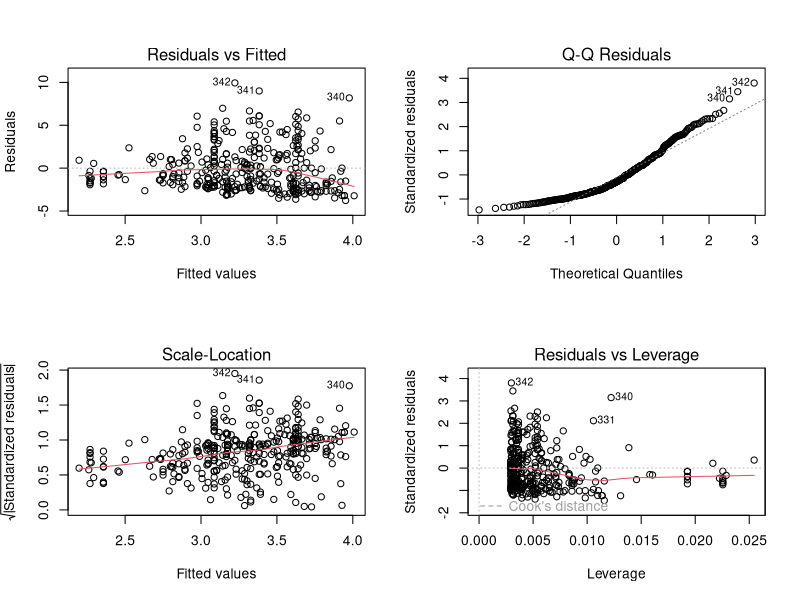
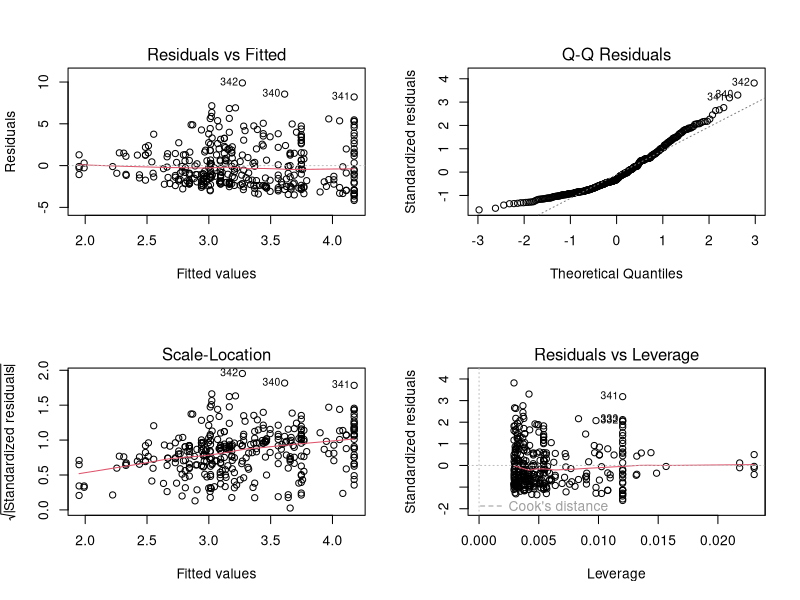
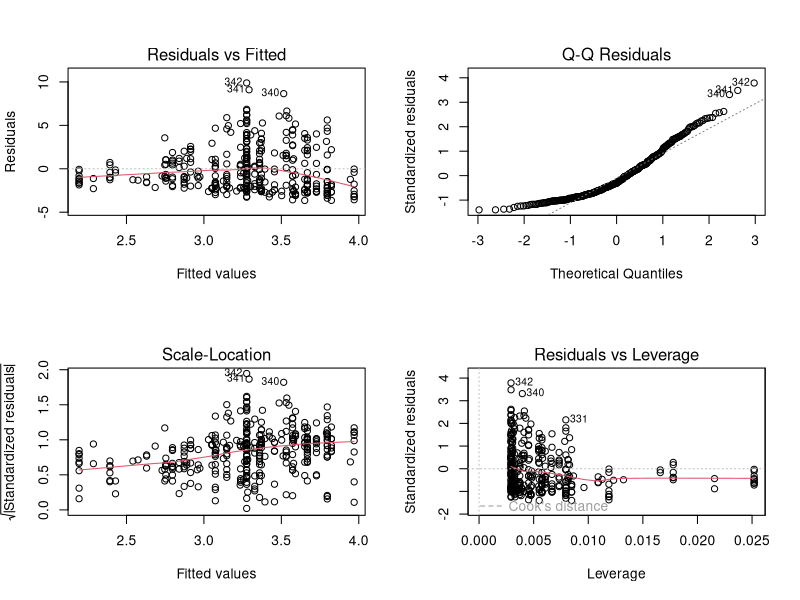
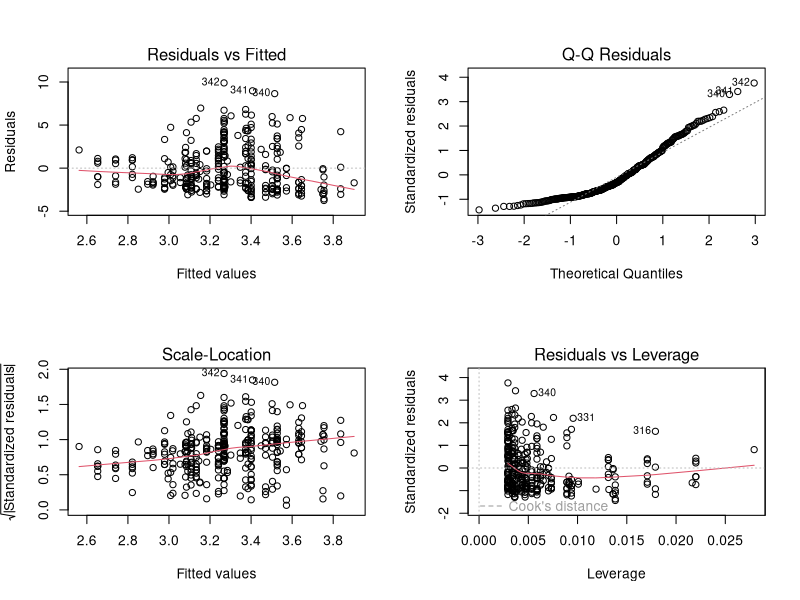
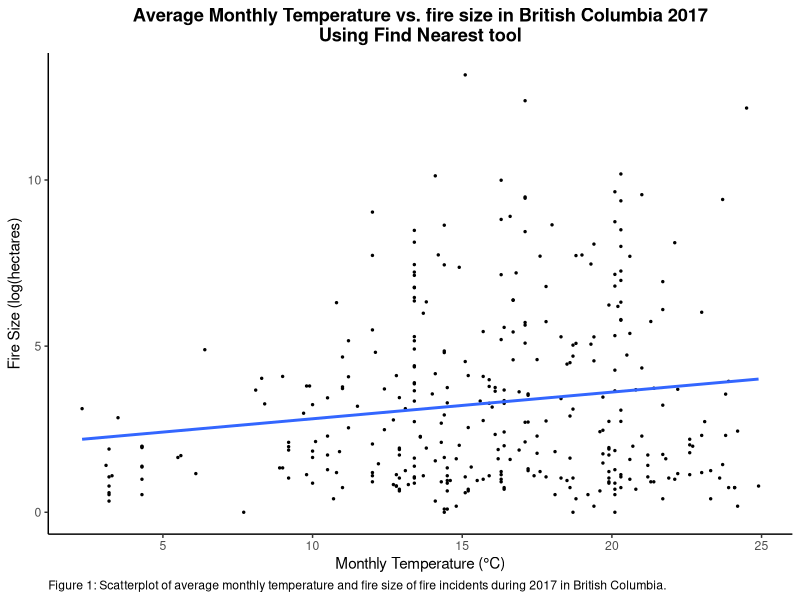

These figures' R source, in order: (Note: this script raises an error after producing the figures.)
install.packages("ggplot2")
library("ggplot2")

#Set working directory
dir <- "/Users/mikenewton/Desktop/Geog428/FinalProject/Data/FirePrediction/Fires/Methods"
setwd(dir)

#Reading in dataset
firePoly <- read.csv("firePolyWeather2017_for_scatterplot.csv")
#colnames(firePoly)
#head(firePoly)

#subset columns
firePoly <- firePoly[,c(7,14,23:25,29,36,37)]
colnames(firePoly)
head(firePoly)

#convert hospital distance and population values to log
firePoly$SIZE_HA <- log(firePoly$SIZE_HA + 1) #add 1 so values less than 1 are not negative
firePoly$Near.totalPrecip <- log(firePoly$Near.totalPrecip + 1)
firePoly$Interpolate.AvePrecip <- log(firePoly$Interpolate.AvePrecip + 1)
firePoly$Near.AveTemp <- (firePoly$Near.AveTemp)
#head(firePoly)

#linear models
lm.model.NearTemp <- lm(firePoly$SIZE_HA~firePoly$Near.AveTemp)
lm.model.NearPrecip <- lm(firePoly$SIZE_HA~firePoly$Near.totalPrecip)
lm.model.IntTemp <- lm(firePoly$SIZE_HA~firePoly$Interpolate.AveTemp)
lm.model.IntPrecip <- lm(firePoly$SIZE_HA~firePoly$Interpolate.AvePrecip)

#summary of Linear models
summary(lm.model.NearTemp)
par(mfrow = c(2,2)) #sets up result plots in 2 by 2 pane
plot(lm.model.NearTemp) 

summary(lm.model.NearPrecip)
par(mfrow = c(2,2)) #sets up result plots in 2 by 2 pane
plot(lm.model.NearPrecip) 

summary(lm.model.IntTemp)
par(mfrow = c(2,2)) #sets up result plots in 2 by 2 pane
plot(lm.model.IntTemp) 

summary(lm.model.IntPrecip)
par(mfrow = c(2,2)) #sets up result plots in 2 by 2 pane
plot(lm.model.IntPrecip) 

#scatterplot Near tool Temp
png("./NearTempScatterplot.png", width = 8, height = 6, units = "in", res = 300) #create a png file
ggplot(firePoly, aes(x=Near.AveTemp, y=SIZE_HA)) + #classify x and y, qualitative classes
  geom_point(size = 0.5) + #set point size
  stat_smooth(data = firePoly, aes(x=Near.AveTemp, y=SIZE_HA), method = lm, se = FALSE, formula = y ~ x) +
  labs(title = "Average Monthly Temperature vs. fire size in British Columbia 2017\nUsing Find Nearest tool", x = "Monthly Temperature (°C)", y = "Fire Size (log(hectares)",
       caption = "Figure 1: Scatterplot of average monthly temperature and fire size of fire incidents during 2017 in British Columbia.") + #label plot, x axis, y axis
  theme_classic() + #set the theme to classic (removes background and borders etc.)
  theme(plot.title = element_text(face = "bold", hjust = 0.5), plot.caption = element_text(hjust = 0)) #set title to center and bold
dev.off()

#scatterplot near tool Precip
png("./NearPrecipScatterplot.png", width = 8, height = 6, units = "in", res = 300) #create a png file
ggplot(firePoly, aes(x=Near.totalPrecip, y=SIZE_HA)) + #classify x and y, qualitative classes
  geom_point(size = 0.5) + #set point size
  stat_smooth(data = firePoly, aes(x=Near.totalPrecip, y=SIZE_HA), method = lm, se = FALSE, formula = y ~ x) +
  abline(lm.model.NearPrecip, lwd = 2, col = "blue")+
  labs(title = "Monthly Precipitation vs. fire size in British Columbia 2017\nUsing Find Nearest tool", x = "Monthly Total Precipitation (log(mm))", y = "Fire Size (log(hectares)",
       caption = "Figure 2: Scatterplot of monthly total precipitation and fire size of fire incidents during 2017 in British Columbia.") + #label plot, x axis, y axis
  theme_classic() + #set the theme to classic (removes background and borders etc.)
  theme(plot.title = element_text(face = "bold", hjust = 0.5), plot.caption = element_text(hjust = 0)) #set title to center and bold
dev.off()

#scatterplot Interpolation Temp
png("./InterpolateTempScatterplot.png", width = 8, height = 6, units = "in", res = 300) #create a png file
ggplot(firePoly, aes(x=Interpolate.AveTemp, y=SIZE_HA)) + #classify x and y, qualitative classes
  geom_point(size = 0.5) + #set point size
  stat_smooth(data = firePoly, aes(x=Near.AveTemp, y=SIZE_HA), method = lm, se = FALSE, formula = y ~ x) +
  abline(lm.model.IntTemp, lwd = 2, col = "red")+
  labs(title = "Average Monthly Temperature vs. fire size in British Columbia 2017\nUsing Interpolation and Zonal Statistics", x = "Monthly Temperature (°C)", y = "Fire Size (log(hectares)",
       caption = "Figure 3: Scatterplot of average monthly temperature and fire size of fire incidents during 2017 in British Columbia.") + #label plot, x axis, y axis
  theme_classic() + #set the theme to classic (removes background and borders etc.)
  theme(plot.title = element_text(face = "bold", hjust = 0.5), plot.caption = element_text(hjust = 0)) #set title to center and bold
dev.off()

#scatterplot Interpolation Precip
png("./InterpolatePrecipScatterplot.png", width = 8, height = 6, units = "in", res = 300) #create a png file
ggplot(firePoly, aes(x=Interpolate.AvePrecip, y=SIZE_HA)) + #classify x and y, qualitative classes
  geom_point(size = 0.5) + #set point size
  stat_smooth(data = firePoly, aes(x=Near.totalPrecip, y=SIZE_HA), method = lm, se = FALSE, formula = y ~ x) +
  abline(lm.model.IntPrecip, lwd = 2, col = "blue")+
  labs(title = "Average Monthly Precipitation vs. fire size in British Columbia 2017\nUsing Interpolation and Zonal Statistics", x = "Monthly Total Precipitation (log(mm))", y = "Fire Size (log(hectares))",
       caption = "Figure 4: Scatterplot of average monthly temperature and fire size of fire incidents during 2017 in British Columbia.") + #label plot, x axis, y axis
  theme_classic() + #set the theme to classic (removes background and borders etc.)
  theme(plot.title = element_text(face = "bold", hjust = 0.5), plot.caption = element_text(hjust = 0)) #set title to center and bold
dev.off()
